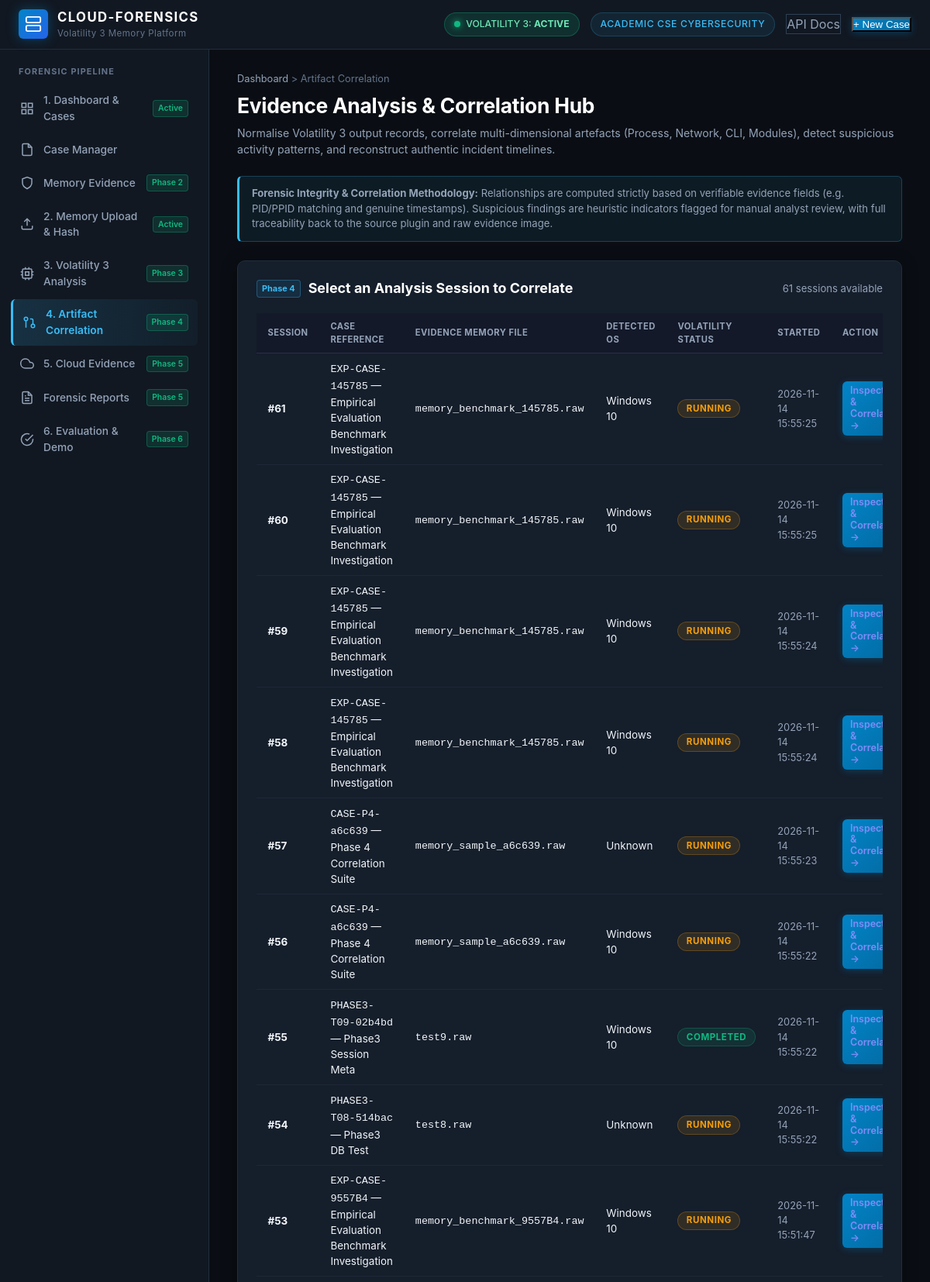
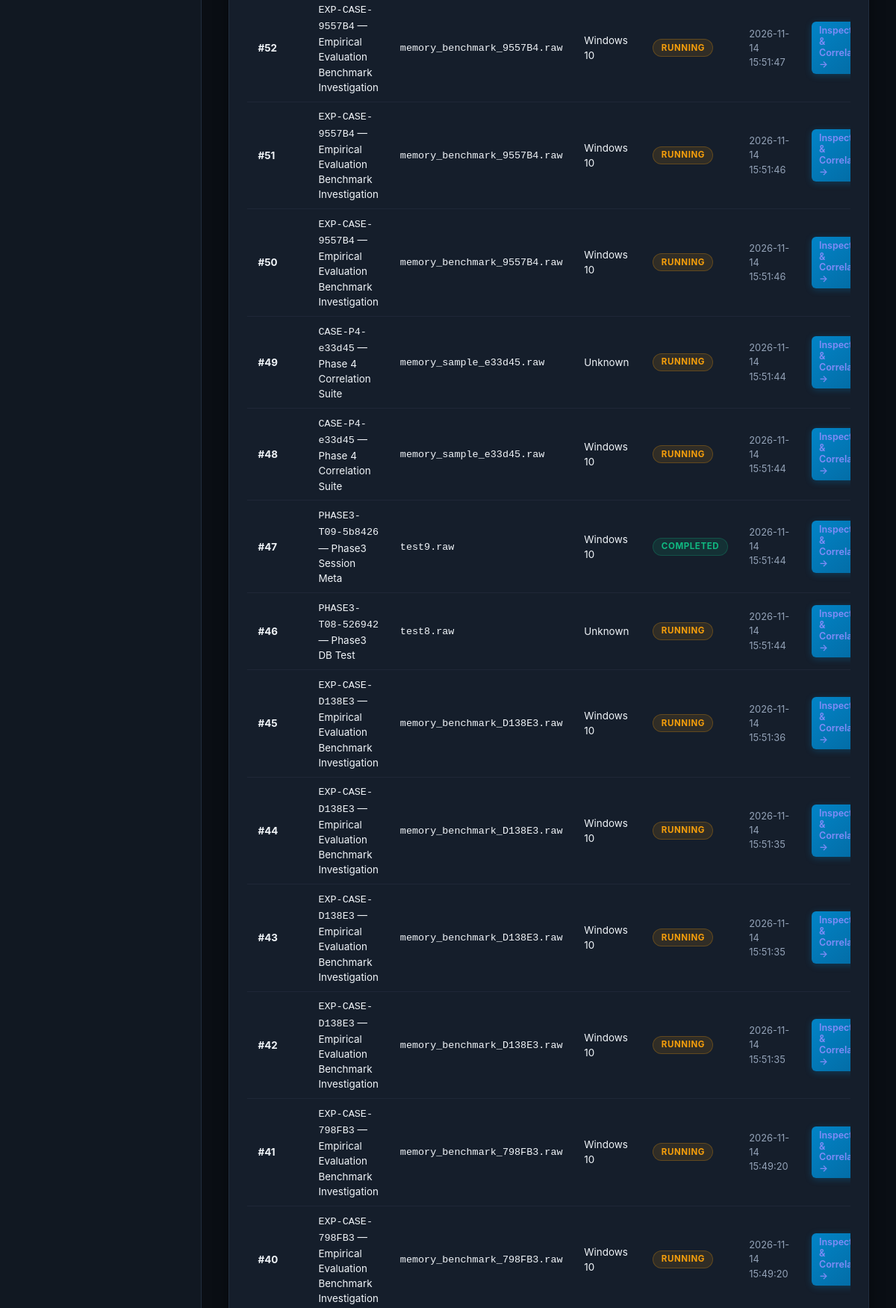
/correlation (upper part), run on the app's committed database (2 pictures, top to bottom).
### tables this page shows
CREATE TABLE analysis_sessions (
                id                 INTEGER PRIMARY KEY AUTOINCREMENT,
                evidence_id        INTEGER NOT NULL,
                case_id            INTEGER NOT NULL,
                volatility_version TEXT NOT NULL,
                detected_os        TEXT,
                os_confidence      TEXT DEFAULT 'Unknown',
                integrity_verified INTEGER DEFAULT 0,
                integrity_hash     TEXT,
                total_plugins      INTEGER DEFAULT 0,
                plugins_ok         INTEGER DEFAULT 0,
                plugins_empty      INTEGER DEFAULT 0,
                plugins_failed     INTEGER DEFAULT 0,
                plugins_unsupported INTEGER DEFAULT 0,
                started_at         TEXT NOT NULL,
                completed_at       TEXT,
                status             TEXT NOT NULL DEFAULT 'Running',
                FOREIGN KEY (evidence_id) REFERENCES evidence(id) ON DELETE CASCADE,
                FOREIGN KEY (case_id)     REFERENCES cases(id)    ON DELETE CASCADE
            );

CREATE TABLE cases (
                id INTEGER PRIMARY KEY AUTOINCREMENT,
                case_number TEXT UNIQUE NOT NULL,
                title TEXT NOT NULL,
                description TEXT,
                investigator TEXT NOT NULL,
                environment_type TEXT NOT NULL DEFAULT 'IaaS (Virtual Machine)',
                status TEXT NOT NULL DEFAULT 'Open',
                priority TEXT NOT NULL DEFAULT 'Medium',
                created_at TEXT NOT NULL,
                updated_at TEXT NOT NULL
            );

CREATE TABLE evidence (
                id INTEGER PRIMARY KEY AUTOINCREMENT,
                case_id INTEGER NOT NULL,
                filename TEXT NOT NULL,
                stored_path TEXT NOT NULL,
                file_size_bytes INTEGER NOT NULL,
                sha256_hash TEXT NOT NULL,
                evidence_type TEXT NOT NULL DEFAULT 'IaaS Memory Image',
                acquisition_source TEXT DEFAULT 'Guest VM Dump',
                acquisition_notes TEXT,
                uploaded_at TEXT NOT NULL, stored_filename TEXT NOT NULL DEFAULT '', file_extension TEXT NOT NULL DEFAULT '', acquisition_method TEXT DEFAULT 'Hypervisor Snapshot', operating_system TEXT, acquisition_datetime TEXT, investigator_notes TEXT, integrity_status TEXT DEFAULT 'Not Verified', last_verified_at TEXT,
                FOREIGN KEY (case_id) REFERENCES cases(id) ON DELETE CASCADE
            );

### app/routers/correlation.py (the view)
@router.get("/correlation", response_class=HTMLResponse, tags=["Correlation UI"])
async def correlation_hub_page(request: Request):
    sessions = get_all_sessions()
    return templates.TemplateResponse(
        request=request,
        name="correlation_hub.html",
        context={
            "request": request,
            "title": f"Artefact Correlation Hub | {APP_TITLE}",
            "active_tab": "correlation",
            "sessions": sessions,
        },
    )

### app/templates/correlation_hub.html (shortened to what this page needs)
{% extends "base.html" %}
{% block content %}
<link rel="stylesheet" href="/static/css/phase3.css">
<link rel="stylesheet" href="/static/css/phase4.css">
<div class="evidence-page">
  <div class="page-header">
    <div class="header-titles">
      <div class="breadcrumb"><a href="/">Dashboard</a> &gt; <span>Artifact Correlation</span></div>
      <h1 class="page-title">Evidence Analysis &amp; Correlation Hub</h1>
      <p class="page-subtitle">
        Normalise Volatility 3 output records, correlate multi-dimensional artefacts (Process, Network, CLI, Modules),
        detect suspicious activity patterns, and reconstruct authentic incident timelines.
      </p>
    </div>
  </div>
  <div class="infobox" style="margin-bottom: 1.5rem;">
    <strong>Forensic Integrity &amp; Correlation Methodology:</strong>
    Relationships are computed strictly based on verifiable evidence fields (e.g. PID/PPID matching and genuine timestamps).
    Suspicious findings are heuristic indicators flagged for manual analyst review, with full traceability back to the source plugin and raw evidence image.
  </div>
  <div class="section-card">
    <div class="section-header">
      <div class="section-title-wrap">
        <span class="module-chip">Phase 4</span>
        <h2 class="section-title">Select an Analysis Session to Correlate</h2>
      </div>
      <span style="font-size:0.82rem;color:var(--text-secondary);">{{ sessions|length }} sessions available</span>
    </div>
    {% if sessions %}
    <div style="overflow-x:auto;">
      <table class="sessions-table">
        <thead>
          <tr>
            <th>Session</th>
            <th>Case Reference</th>
            <th>Evidence Memory File</th>
            <th>Detected OS</th>
            <th>Volatility Status</th>
            <th>Started</th>
            <th>Action</th>
          </tr>
        </thead>
        <tbody>
          {% for s in sessions %}
          <tr>
            <td><strong>#{{ s.id }}</strong></td>
            <td><code>{{ s.case_number }}</code> &mdash; {{ s.case_title }}</td>
            <td><code>{{ s.filename }}</code></td>
            <td>{{ s.detected_os or 'Unknown' }}</td>
            <td><span class="session-badge {{ s.status|lower }}">{{ s.status }}</span></td>
            <td style="font-size:0.8rem;color:var(--text-secondary);">{{ s.started_at }}</td>
            <td>
              <a href="/correlation/{{ s.id }}" class="btn btn-sm btn-primary" style="text-decoration:none;">
                Inspect &amp; Correlate &rarr;
              </a>
            </td>
          </tr>
          {% endfor %}
        </tbody>
      </table>
    </div>
    {% endif %}
  </div>
</div>
{% endblock %}

### app/static/css/style.css (style rules this page uses)
:root { --bg-primary: #0a0e14; --bg-surface: #111822; --bg-card: #151e2b; --bg-card-hover: #1b2636; --border-subtle: #212e3e; --border-strong: #2d3f54; --cyan: #38bdf8; --cyan-glow: rgba(56, 189, 248, 0.15); --blue: #2563eb; --emerald: #10b981; --emerald-glow: rgba(16, 185, 129, 0.15); --amber: #f59e0b; --amber-glow: rgba(245, 158, 11, 0.15); --rose: #ef4444; --rose-glow: rgba(239, 68, 68, 0.15); --purple: #a855f7; --text-primary: #f1f5f9; --text-secondary: #94a3b8; --text-muted: #64748b; --text-dark: #0f172a; --font-sans: -apple-system, BlinkMacSystemFont, "Segoe UI", Roboto, Helvetica, Arial, sans-serif; --font-mono: ui-monospace, SFMono-Regular, Menlo, Monaco, Consolas, "Liberation Mono", "Courier New", monospace; --radius-sm: 6px; --radius-md: 10px; --radius-lg: 14px; --shadow-card: 0 4px 20px rgba(0, 0, 0, 0.35); }
* { box-sizing: border-box; margin: 0; padding: 0; }
body.cyber-theme { background-color: var(--bg-primary); color: var(--text-primary); font-family: var(--font-sans); line-height: 1.5; min-height: 100vh; display: flex; flex-direction: column; }
a { color: var(--cyan); text-decoration: none; transition: color 0.15s ease; }
.page-header { display: flex; justify-content: space-between; align-items: flex-start; margin-bottom: 24px; flex-wrap: wrap; gap: 16px; }
.page-title { font-size: 1.65rem; font-weight: 700; color: #fff; letter-spacing: -0.01em; }
.page-subtitle { font-size: 0.88rem; color: var(--text-secondary); margin-top: 4px; }
.breadcrumb { font-size: 0.8rem; color: var(--text-muted); margin-bottom: 6px; }
.breadcrumb a { color: var(--text-secondary); }
.btn { display: inline-flex; align-items: center; gap: 8px; font-size: 0.85rem; font-weight: 600; padding: 8px 16px; border-radius: var(--radius-sm); border: none; cursor: pointer; transition: all 0.15s ease; text-decoration: none; line-height: 1.2; }
.btn-primary, .primary-btn { background: linear-gradient(135deg, #0284c7, #0369a1); color: #fff; box-shadow: 0 2px 10px rgba(2, 132, 199, 0.3); }
.btn-sm { padding: 5px 10px; font-size: 0.78rem; }
.section-card { background-color: var(--bg-card); border: 1px solid var(--border-subtle); border-radius: var(--radius-md); padding: 22px 24px; margin-bottom: 24px; box-shadow: var(--shadow-card); }
.section-header { display: flex; justify-content: space-between; align-items: center; margin-bottom: 18px; flex-wrap: wrap; gap: 12px; }
.section-title-wrap { display: flex; align-items: center; gap: 10px; }
.section-title { font-size: 1.12rem; font-weight: 700; color: #fff; }
.module-chip { font-size: 0.68rem; background: rgba(56, 189, 248, 0.1); color: var(--cyan); border: 1px solid rgba(56, 189, 248, 0.3); padding: 2px 6px; border-radius: 4px; font-weight: 700; }

### app/static/css/phase2.css (style rules this page uses)
.infobox { background: rgba(56, 189, 248, 0.07); border: 1px solid rgba(56, 189, 248, 0.25); border-left: 3px solid var(--cyan); padding: 12px 16px; border-radius: var(--radius-sm); font-size: 0.82rem; color: var(--text-secondary); margin-bottom: 16px; line-height: 1.5; }

### app/static/css/phase3.css (style rules this page uses)
.session-badge { display: inline-block; font-size: .72rem; font-weight: 700; letter-spacing: .05em; padding: .15rem .65rem; border-radius: 20px; text-transform: uppercase; }
.session-badge.running { background: rgba(245,158,11,.12); color: #f59e0b; border: 1px solid rgba(245,158,11,.25); animation: pulse-amber 1.5s infinite; }
.session-badge.completed { background: rgba(16,185,129,.12); color: #10b981; border: 1px solid rgba(16,185,129,.25); }
.sessions-table { width: 100%; border-collapse: collapse; font-size: .84rem; }
.sessions-table th { background: var(--surface-3, #131929); color: var(--text-secondary, #94a3b8); font-size: .7rem; text-transform: uppercase; letter-spacing: .04em; padding: .55rem .9rem; text-align: left; border-bottom: 1px solid var(--border-color, #2a3045); }
.sessions-table td { padding: .55rem .9rem; border-bottom: 1px solid rgba(42,48,69,.5); color: var(--text-primary, #e2e8f0); }
.sessions-table a { color: #818cf8; text-decoration: none; }

### data on the page
analysis_sessions: id "61", case_number "EXP-CASE-145785", case_title "Empirical Evaluation Benchmark Investigation", filename "memory_benchmark_145785.raw", detected_os "Windows 10", status "RUNNING", started_at "2026-11-14 15:55:25"
analysis_sessions: id "60", case_number "EXP-CASE-145785", case_title "Empirical Evaluation Benchmark Investigation", filename "memory_benchmark_145785.raw", detected_os "Windows 10", status "RUNNING", started_at "2026-11-14 15:55:25"
analysis_sessions: id "59", case_number "EXP-CASE-145785", case_title "Empirical Evaluation Benchmark Investigation", filename "memory_benchmark_145785.raw", detected_os "Windows 10", status "RUNNING", started_at "2026-11-14 15:55:24"
analysis_sessions: id "58", case_number "EXP-CASE-145785", case_title "Empirical Evaluation Benchmark Investigation", filename "memory_benchmark_145785.raw", detected_os "Windows 10", status "RUNNING", started_at "2026-11-14 15:55:24"
analysis_sessions: id "57", case_number "CASE-P4-a6c639", case_title "Phase 4 Correlation Suite", filename "memory_sample_a6c639.raw", os_confidence "Unknown", status "RUNNING", started_at "2026-11-14 15:55:23"
analysis_sessions: id "56", case_number "CASE-P4-a6c639", case_title "Phase 4 Correlation Suite", filename "memory_sample_a6c639.raw", detected_os "Windows 10", status "RUNNING", started_at "2026-11-14 15:55:22"
analysis_sessions: id "55", case_number "PHASE3-T09-02b4bd", case_title "Phase3 Session Meta", filename "test9.raw", detected_os "Windows 10", status "COMPLETED", started_at "2026-11-14 15:55:22"
analysis_sessions: id "54", case_number "PHASE3-T08-514bac", case_title "Phase3 DB Test", filename "test8.raw", os_confidence "Unknown", status "RUNNING", started_at "2026-11-14 15:55:22"
analysis_sessions: id "53", case_number "EXP-CASE-9557B4", case_title "Empirical Evaluation Benchmark Investigation", filename "memory_benchmark_9557B4.raw", detected_os "Windows 10", status "RUNNING", started_at "2026-11-14 15:51:47"
analysis_sessions: id "52", case_number "EXP-CASE-9557B4", case_title "Empirical Evaluation Benchmark Investigation", filename "memory_benchmark_9557B4.raw", detected_os "Windows 10", status "RUNNING", started_at "2026-11-14 15:51:47"
analysis_sessions: id "51", case_number "EXP-CASE-9557B4", case_title "Empirical Evaluation Benchmark Investigation", filename "memory_benchmark_9557B4.raw", detected_os "Windows 10", status "RUNNING", started_at "2026-11-14 15:51:46"
analysis_sessions: id "50", case_number "EXP-CASE-9557B4", case_title "Empirical Evaluation Benchmark Investigation", filename "memory_benchmark_9557B4.raw", detected_os "Windows 10", status "RUNNING", started_at "2026-11-14 15:51:46"
analysis_sessions: id "49", case_number "CASE-P4-e33d45", case_title "Phase 4 Correlation Suite", filename "memory_sample_e33d45.raw", os_confidence "Unknown", status "RUNNING", started_at "2026-11-14 15:51:44"
analysis_sessions: id "48", case_number "CASE-P4-e33d45", case_title "Phase 4 Correlation Suite", filename "memory_sample_e33d45.raw", detected_os "Windows 10", status "RUNNING", started_at "2026-11-14 15:51:44"
analysis_sessions: id "47", case_number "PHASE3-T09-5b8426", case_title "Phase3 Session Meta", filename "test9.raw", detected_os "Windows 10", status "COMPLETED", started_at "2026-11-14 15:51:44"
analysis_sessions: id "46", case_number "PHASE3-T08-526942", case_title "Phase3 DB Test", filename "test8.raw", os_confidence "Unknown", status "RUNNING", started_at "2026-11-14 15:51:44"
analysis_sessions: id "45", case_number "EXP-CASE-D138E3", case_title "Empirical Evaluation Benchmark Investigation", filename "memory_benchmark_D138E3.raw", detected_os "Windows 10", status "RUNNING", started_at "2026-11-14 15:51:36"
analysis_sessions: id "44", case_number "EXP-CASE-D138E3", case_title "Empirical Evaluation Benchmark Investigation", filename "memory_benchmark_D138E3.raw", detected_os "Windows 10", status "RUNNING", started_at "2026-11-14 15:51:35"
analysis_sessions: id "43", case_number "EXP-CASE-D138E3", case_title "Empirical Evaluation Benchmark Investigation", filename "memory_benchmark_D138E3.raw", detected_os "Windows 10", status "RUNNING", started_at "2026-11-14 15:51:35"
analysis_sessions: id "42", case_number "EXP-CASE-D138E3", case_title "Empirical Evaluation Benchmark Investigation", filename "memory_benchmark_D138E3.raw", detected_os "Windows 10", status "RUNNING", started_at "2026-11-14 15:51:35"
analysis_sessions: id "41", case_number "EXP-CASE-798FB3", case_title "Empirical Evaluation Benchmark Investigation", filename "memory_benchmark_798FB3.raw", detected_os "Windows 10", status "RUNNING", started_at "2026-11-14 15:49:20"
analysis_sessions: id "40", case_number "EXP-CASE-798FB3", case_title "Empirical Evaluation Benchmark Investigation", filename "memory_benchmark_798FB3.raw", detected_os "Windows 10", status "RUNNING", started_at "2026-11-14 15:49:20"

### other printed values
{{ sessions|length }} "61"
